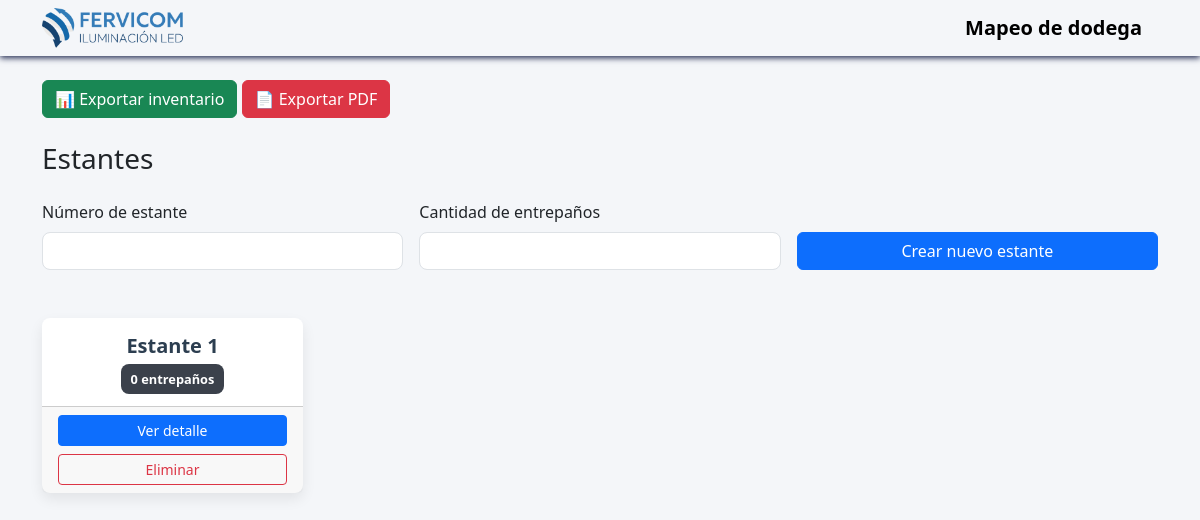
Before: / with the older database file.
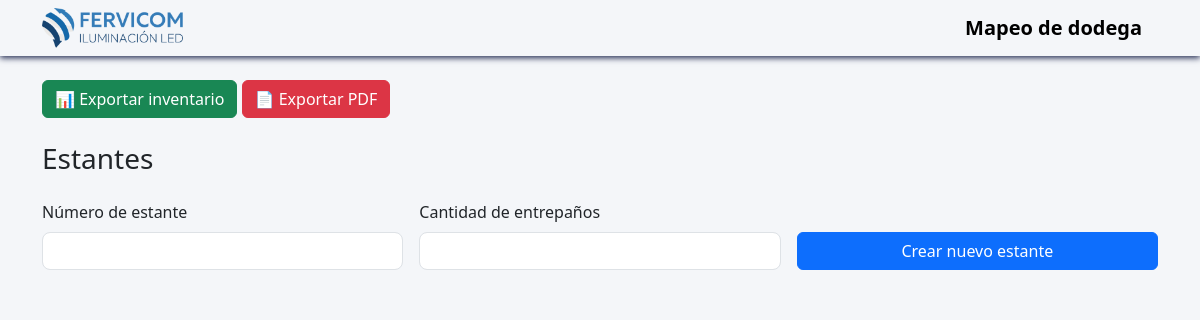
After: the same page with the newer database file.
### models.py (models this page shows)
class Estante(db.Model):
    __tablename__ = "estantes"
    id = db.Column(db.Integer, primary_key=True)
    numero = db.Column(db.Integer, nullable=False, unique=True)
    entrepanos = db.relationship(
        "Entrepano",
        backref="estante",
        cascade="all, delete-orphan"
    )

### app.py (the view, shortened to what this page needs)
@app.route("/",methods=["GET","POST"])
def estantes():
    estantes = Estante.query.order_by(Estante.numero).all()
    return render_template("estantes.html", estantes=estantes)

### templates/estantes.html (shortened to what this page needs)
{% extends "base.html" %}
{% block content %}
<h3 class="mb-4">Estantes</h3>
<div>
    <form method="POST" class="row g-3 mb-5">
        <div class="col-md-4">
            <label class="form-label">Número de estante</label>
            <input type="number" name="numero" class="form-control" required>
        </div>
        <div class="col-md-4">
            <label class="form-label">Cantidad de entrepaños</label>
            <input type="number" name="total_entrepanos" min="1" max="10" class="form-control" required>
        </div>
        <div class="col-md-4 d-flex align-items-end">
            <button class="btn btn-primary w-100">Crear nuevo estante</button>
        </div>
    </form>
</div>
<div class="row">
    {% for estante in estantes %}
    <div class="col-12 col-sm-6 col-md-4 col-lg-3">
        <div class="card h-100 text-center">
            <div class="card-body">
                <h5 class="card-title">Estante {{ estante.numero }}</h5>
                <span class="badge-count">
                    <b>{{ estante.entrepano|length }} entrepaños</b>
                </span>
            </div>
            <div class="card-footer d-grid gap-2">
                <a href="{{ url_for('detalle_estante', estante_id=estante.id) }}"
                   class="btn btn-primary btn-sm">
                    Ver detalle
                </a>
                <form method="POST"
                      action="{{ url_for('eliminar_estante', estante_id=estante.id) }}">
                    <button class="btn btn-outline-danger btn-sm">
                        Eliminar
                    </button>
                </form>
            </div>
        </div>
    </div>
    {% endfor %}
</div>
{% endblock %}

### templates/base.html (shortened to what this page needs)
<!DOCTYPE html>
<html lang="es">
<head>
    <link href="https://cdn.jsdelivr.net/npm/bootstrap@5.3.2/dist/css/bootstrap.min.css" rel="stylesheet">
    <link rel="stylesheet" href="{{ url_for('static', filename='css/styles.css') }}">
</head>
<body>
<nav class="navbar navbar-white bg-gray mb-4">
    <div class="container d-flex align-items-center">
        <a href="{{ url_for('estantes') }}" class="logo-link">
            <img src="{{ url_for('static', filename='img/logo.png') }}"
                alt="Fervicom Iluminación LED"
                height="40">
        </a>
        <span class="navbar-brand mb-0">
            <b>Mapeo de dodega</b>
        </span>
    </div>
</nav>
<div class="container">
    <div class="mb-4">
    <a href="{{ url_for('exportar_excel') }}" class="btn btn-success w-10">
        📊 Exportar inventario
    </a>
    <a href="{{ url_for('exportar_pdf') }}" class="btn btn-danger w-10">
    📄 Exportar PDF
    </a>
</div>
</div>
<div class="container">
    {% block content %}{% endblock %}
</div>
</body>
</html>

### static/css/styles.css (style rules this page uses)
body { background-color: #f4f6f9; font-family: "Segoe UI", system-ui, sans-serif; }
.navbar { box-shadow: 0 2px 6px rgb(36, 45, 83); }
.btn { min-width: 110px; }
input, textarea { border-radius: 8px !important; }

Changed rows visible on the page:
removed Estante: numero "1", entrepano|length "0"
